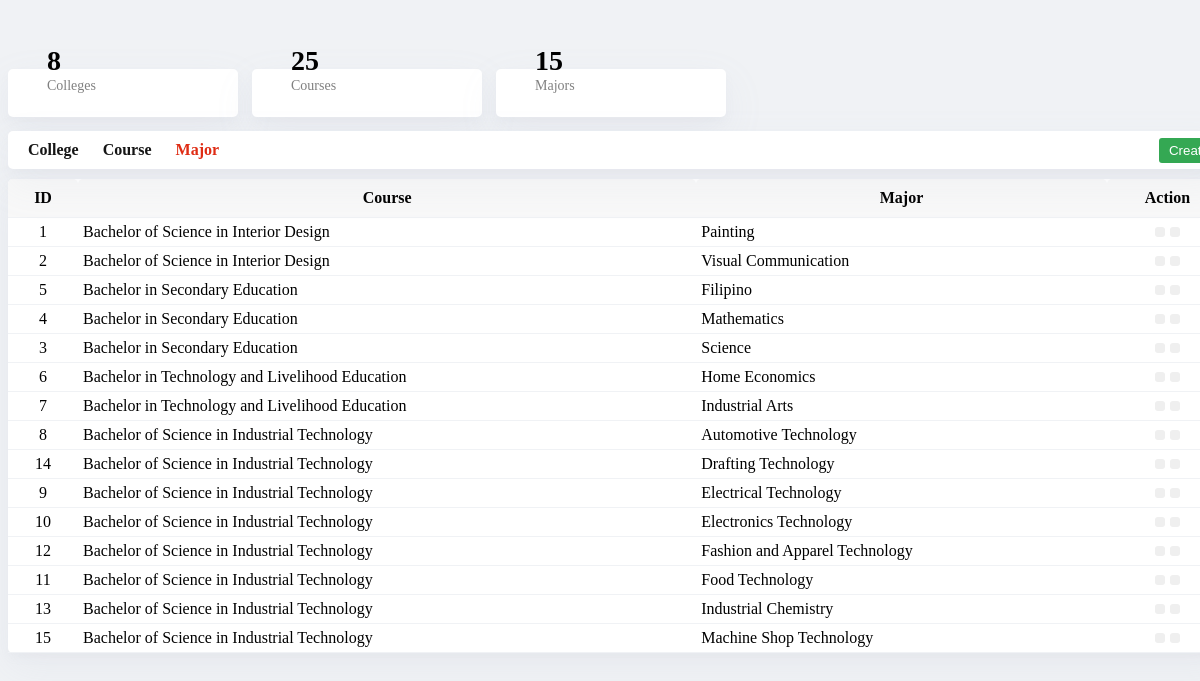
The page /php/admin-colleges.php?colleges&major on the database its author committed.
### tables this page shows
CREATE TABLE `major` (
  `id` int(11) NOT NULL,
  `course` int(11) NOT NULL,
  `major` varchar(100) NOT NULL
);

CREATE TABLE `course` (
  `id` int(11) NOT NULL,
  `acronym` varchar(100) NOT NULL,
  `course` varchar(100) NOT NULL,
  `college` int(11) NOT NULL
);

### php/admin-colleges.php (the view, shortened to what this page needs)
<?php
include "php/connect.php";
?>
<link rel="stylesheet" href="css/admin.css?v=1.0">
<div class="main-body">
	<div class="admin-header">
		<div class="container">
			<div>
				<div>
					<?php
					$select = "SELECT * FROM college";
					$result = $connect -> query($select);
					if ($result -> num_rows > 0) {
						echo mysqli_num_rows($result);
					}
					else {
						echo 0;
					}
					?>
				</div>
				<div>Colleges</div>
			</div>
		</div>
		<div class="container">
			<div>
				<div>
					<?php
					$select = "SELECT * FROM course";
					$result = $connect -> query($select);
					if ($result -> num_rows > 0) {
						echo mysqli_num_rows($result);
					}
					else {
						echo 0;
					}
					?>
				</div>
				<div>Courses</div>
			</div>
		</div>
		<div class="container">
			<div>
				<div>
				<?php
					$select = "SELECT * FROM major";
					$result = $connect -> query($select);
					if ($result -> num_rows > 0) {
						echo mysqli_num_rows($result);
					}
					else {
						echo 0;
					}
					?>
				</div>
				<div>Majors</div>
			</div>
		</div>
	</div>
	<div class="colleges-header">
		<a href="?colleges"><i class="fas fa-university"></i> College</a>
		<a href="?colleges&course"><i class="fas fa-graduation-cap"></i> Course</a>
		<a href="?colleges&major"><i class="fas fa-graduation-cap"></i> Major</a>
		<button id="create-btn" title="Create"><i class="fas fa-plus-circle"></i> Create</button>
	</div>
	<table>
		<?php
		if (isset($_GET["course"])) {
			echo "<tr>";
				echo "<th>ID</th>";
				echo "<th>College</th>";
				echo "<th>Course Acronym</th>";
				echo "<th>Course</th>";
				echo "<th>Action</th>";
			echo "</tr>";
			$select = "SELECT * FROM course ORDER BY college, course";
			$result = $connect -> query($select);
			if ($result -> num_rows > 0) {
				while ($row = mysqli_fetch_array($result)) {
					$courseid = $row["id"];
					$courseacro = $row["acronym"];
					$course = $row["course"];
					$coursecollege = $row["college"];
					echo "<tr>";
						echo "<td>$courseid</td>";
						$select1 = "SELECT * FROM college ORDER BY id=$coursecollege";
						$result1 = $connect -> query($select1);
						if ($result1 -> num_rows > 0) {
							while ($row1 = mysqli_fetch_array($result1)) {
								$collegename = $row1["college"];
							}
						}
						echo "<td>$collegename</td>";
						echo "<td>$courseacro</td>";
						echo "<td>$course</td>";
						echo "<td>";
							echo "<button value='$courseid' title='Edit $course ($courseacro)' class='edit-btn'><i class='fas fa-edit'></i></button>";
							echo "<button value='$courseid' title='Delete $course ($courseacro)' class='delete-btn'><i class='fas fa-trash'></i></button>";
						echo "</td>";
					echo "</tr>";
				}
			}
		}
		else if (isset($_GET["major"])) {
			echo "<tr>";
				echo "<th>ID</th>";
				echo "<th>Course</th>";
				echo "<th>Major</th>";
				echo "<th>Action</th>";
			echo "</tr>";
			$select = "SELECT * FROM major ORDER BY course, major";
			$result = $connect -> query($select);
			if ($result -> num_rows > 0) {
				while ($row = mysqli_fetch_array($result)) {
					$majorid = $row["id"];
					$major = $row["major"];
					$course = $row["course"];
					echo "<tr>";
						echo "<td>$majorid</td>";
						$select1 = "SELECT * FROM course ORDER BY id=$course";
						$result1 = $connect -> query($select1);
						if ($result1 -> num_rows > 0) {
							while ($row1 = mysqli_fetch_array($result1)) {
								$coursename = $row1["course"];
							}
						}
						echo "<td>$coursename</td>";
						echo "<td>$major</td>";
						echo "<td>";
							echo "<button value='$majorid' title='Edit $major' class='edit-btn'><i class='fas fa-edit'></i></button>";
							echo "<button value='$majorid' title='Delete $major' class='delete-btn'><i class='fas fa-trash'></i></button>";
						echo "</td>";
					echo "</tr>";
				}
			}
		}
		?>
	</table>
</div>

### css/admin.css (style rules this page uses)
.main-body { width: 1220px; margin: auto; margin-top: 69px; }
.admin-header { margin-bottom: 10px; }
.admin-header .container { display: inline-block; width: 200px; padding: 15px; overflow: hidden; margin-right: 10px; border-radius: 5px; background-color: #ffffff; box-shadow: 0 5px 10px rgba(154, 160, 185, 0.05), 0 15px 40px rgba(166, 173, 201, 0.1); }
.admin-header .container div { display: inline-block; }
.admin-header .container div:nth-child(2) div { position: absolute; display: block; height: 30px; margin-left: 20px; padding-top: 5px; }
.admin-header .container div:nth-child(2) div:nth-child(1) { font-size: 28px; font-weight: bold; margin-top: -58px; }
.admin-header .container div:nth-child(2) div:nth-child(2) { color: #808080; font-size: 14px; margin-top: -25px; }
.colleges-header, .subjects-header, .professors-header, .heads-header { margin-bottom: 10px; padding: 10px; position: relative; border-radius: 5px; background-color: #ffffff; box-shadow: 0 5px 10px rgba(154, 160, 185, 0.05), 0 15px 40px rgba(166, 173, 201, 0.1); }
.colleges-header a, .subjects-header a, .professors-header a, .heads-header a { color: #151515; font-weight: bold; text-decoration: none; padding: 0 10px; }
.colleges-header .active, .subjects-header .active, .professors-header .active, .heads-header .active { color: #df2c14; }
.colleges-header button, .subjects-header button, .professors-header button, .heads-header button { cursor: pointer; color: #ffffff; padding: 5px 10px; margin-top: -3px; margin-right: 9px; position: absolute; right: 0; border: none; border-radius: 3px; background-color: #34a853; }
.main-body table { width: 100%; border-radius: 5px; border-spacing: 0; background-color: #ffffff; box-shadow: 0 5px 10px rgba(154, 160, 185, 0.05), 0 15px 40px rgba(166, 173, 201, 0.1); }
.main-body table th, .main-body table td { border-bottom: 1px solid #f0f2f5; }
.main-body table th { padding: 10px; border-top-left-radius: 5px; border-top-right-radius: 5px; background-color: #f8f8f8; }
.main-body table td { padding: 5px; }
.main-body table td:nth-child(1) { text-align: center; }
.main-body table td:last-child { text-align: center; }
.main-body table button { cursor: pointer; color: #ffffff; margin: 0 2.5px; padding: 5px; border: none; border-radius: 3px; }

### rows shown on the page
major: id "1", course.course "Bachelor of Science in Interior Design", major "Painting"
major: id "2", course.course "Bachelor of Science in Interior Design", major "Visual Communication"
major: id "5", course.course "Bachelor in Secondary Education", major "Filipino"
major: id "4", course.course "Bachelor in Secondary Education", major "Mathematics"
major: id "3", course.course "Bachelor in Secondary Education", major "Science"
major: id "6", course.course "Bachelor in Technology and Livelihood Education", major "Home Economics"
major: id "7", course.course "Bachelor in Technology and Livelihood Education", major "Industrial Arts"
major: id "8", course.course "Bachelor of Science in Industrial Technology", major "Automotive Technology"
major: id "14", course.course "Bachelor of Science in Industrial Technology", major "Drafting Technology"
major: id "9", course.course "Bachelor of Science in Industrial Technology", major "Electrical Technology"
major: id "10", course.course "Bachelor of Science in Industrial Technology", major "Electronics Technology"
major: id "12", course.course "Bachelor of Science in Industrial Technology", major "Fashion and Apparel Technology"
major: id "11", course.course "Bachelor of Science in Industrial Technology", major "Food Technology"
major: id "13", course.course "Bachelor of Science in Industrial Technology", major "Industrial Chemistry"
major: id "15", course.course "Bachelor of Science in Industrial Technology", major "Machine Shop Technology"

### other values the page prints
mysqli_num_rows($result) "8"
mysqli_num_rows($result) "25"
mysqli_num_rows($result) "15"
